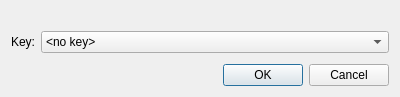
<?xml version="1.0" encoding="UTF-8"?>
<ui version="4.0">
 <class>PGPKeySelectionDialog</class>
 <widget class="QDialog" name="PGPKeySelectionDialog">
  <property name="geometry">
   <rect>
    <x>0</x>
    <y>0</y>
    <width>400</width>
    <height>97</height>
   </rect>
  </property>
  <property name="windowTitle">
   <string>PGP key selection</string>
  </property>
  <layout class="QVBoxLayout" name="verticalLayout">
   <item>
    <widget class="QLabel" name="LabelText_">
     <property name="text">
      <string/>
     </property>
    </widget>
   </item>
   <item>
    <layout class="QFormLayout" name="formLayout">
     <property name="fieldGrowthPolicy">
      <enum>QFormLayout::AllNonFixedFieldsGrow</enum>
     </property>
     <item row="0" column="0">
      <widget class="QLabel" name="label_2">
       <property name="text">
        <string>Key:</string>
       </property>
      </widget>
     </item>
     <item row="0" column="1">
      <widget class="QComboBox" name="KeyCombo_">
       <item>
        <property name="text">
         <string>&lt;no key&gt;</string>
        </property>
       </item>
      </widget>
     </item>
    </layout>
   </item>
   <item>
    <spacer name="verticalSpacer">
     <property name="orientation">
      <enum>Qt::Vertical</enum>
     </property>
     <property name="sizeHint" stdset="0">
      <size>
       <width>20</width>
       <height>40</height>
      </size>
     </property>
    </spacer>
   </item>
   <item>
    <widget class="QDialogButtonBox" name="buttonBox">
     <property name="orientation">
      <enum>Qt::Horizontal</enum>
     </property>
     <property name="standardButtons">
      <set>QDialogButtonBox::Cancel|QDialogButtonBox::Ok</set>
     </property>
    </widget>
   </item>
  </layout>
 </widget>
 <resources/>
 <connections>
  <connection>
   <sender>buttonBox</sender>
   <signal>accepted()</signal>
   <receiver>PGPKeySelectionDialog</receiver>
   <slot>accept()</slot>
   <hints>
    <hint type="sourcelabel">
     <x>248</x>
     <y>254</y>
    </hint>
    <hint type="destinationlabel">
     <x>157</x>
     <y>274</y>
    </hint>
   </hints>
  </connection>
  <connection>
   <sender>buttonBox</sender>
   <signal>rejected()</signal>
   <receiver>PGPKeySelectionDialog</receiver>
   <slot>reject()</slot>
   <hints>
    <hint type="sourcelabel">
     <x>316</x>
     <y>260</y>
    </hint>
    <hint type="destinationlabel">
     <x>286</x>
     <y>274</y>
    </hint>
   </hints>
  </connection>
 </connections>
</ui>
